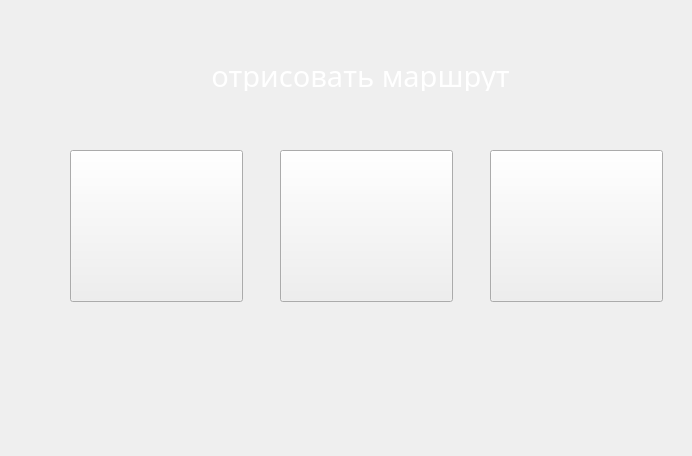
<?xml version="1.0" encoding="UTF-8"?>
<ui version="4.0">
 <class>MapManualRoute</class>
 <widget class="QWidget" name="MapManualRoute">
  <property name="windowModality">
   <enum>Qt::NonModal</enum>
  </property>
  <property name="geometry">
   <rect>
    <x>0</x>
    <y>0</y>
    <width>692</width>
    <height>456</height>
   </rect>
  </property>
  <property name="minimumSize">
   <size>
    <width>692</width>
    <height>456</height>
   </size>
  </property>
  <property name="maximumSize">
   <size>
    <width>692</width>
    <height>456</height>
   </size>
  </property>
  <property name="windowTitle">
   <string>Палетка</string>
  </property>
  <property name="styleSheet">
   <string notr="true"/>
  </property>
  <widget class="QWidget" name="widget" native="true">
   <property name="geometry">
    <rect>
     <x>0</x>
     <y>0</y>
     <width>692</width>
     <height>456</height>
    </rect>
   </property>
   <property name="minimumSize">
    <size>
     <width>692</width>
     <height>456</height>
    </size>
   </property>
   <property name="maximumSize">
    <size>
     <width>692</width>
     <height>456</height>
    </size>
   </property>
   <property name="styleSheet">
    <string notr="true">#widget
{
	border-image: url(:/Pyramid/fon_next_menu.png);
}</string>
   </property>
   <widget class="QPushButton" name="mapInput">
    <property name="geometry">
     <rect>
      <x>70</x>
      <y>150</y>
      <width>173</width>
      <height>152</height>
     </rect>
    </property>
    <property name="minimumSize">
     <size>
      <width>173</width>
      <height>152</height>
     </size>
    </property>
    <property name="maximumSize">
     <size>
      <width>173</width>
      <height>152</height>
     </size>
    </property>
    <property name="styleSheet">
     <string notr="true"> QPushButton:hover:pressed {
    padding-right: 15px; /* make room for the arrows */
	
	border-image: url(:/Pyramid/nagatija_po_karte_n.png);
     border-width: 3;}
 
QPushButton{
     padding-right: 15px; /* make room for the arrows */
	border-image: url(:/Pyramid/nagatija_po_karte.png);
     border-width: 3;}

 QPushButton:hover {
    padding-right: 15px; /* make room for the arrows */
	border-image: url(:/Pyramid/nagatija_po_karte.png);
     border-width: 3;}</string>
    </property>
    <property name="text">
     <string/>
    </property>
   </widget>
   <widget class="QPushButton" name="coordInput">
    <property name="geometry">
     <rect>
      <x>280</x>
      <y>150</y>
      <width>173</width>
      <height>152</height>
     </rect>
    </property>
    <property name="minimumSize">
     <size>
      <width>173</width>
      <height>152</height>
     </size>
    </property>
    <property name="maximumSize">
     <size>
      <width>173</width>
      <height>152</height>
     </size>
    </property>
    <property name="styleSheet">
     <string notr="true"> QPushButton:hover:pressed {
    padding-right: 15px; /* make room for the arrows */
	
	border-image: url(:/Pyramid/vvod_koordinat_n.png);
     border-width: 3;}
 
QPushButton{
     padding-right: 15px; /* make room for the arrows */
	border-image: url(:/Pyramid/vvod_koordinat.png);
     border-width: 3;}

 QPushButton:hover {
    padding-right: 15px; /* make room for the arrows */
	border-image: url(:/Pyramid/vvod_koordinat.png);
     border-width: 3;}</string>
    </property>
    <property name="text">
     <string/>
    </property>
   </widget>
   <widget class="QPushButton" name="clear">
    <property name="geometry">
     <rect>
      <x>490</x>
      <y>150</y>
      <width>173</width>
      <height>152</height>
     </rect>
    </property>
    <property name="minimumSize">
     <size>
      <width>173</width>
      <height>152</height>
     </size>
    </property>
    <property name="maximumSize">
     <size>
      <width>173</width>
      <height>152</height>
     </size>
    </property>
    <property name="styleSheet">
     <string notr="true"> QPushButton:hover:pressed {
    padding-right: 15px; /* make room for the arrows */
	
	border-image: url(:/Pyramid/steret_marshrut_n.png);
     border-width: 3;}
 
QPushButton{
     padding-right: 15px; /* make room for the arrows */
	border-image: url(:/Pyramid/steret_marshrut.png);
     border-width: 3;}

 QPushButton:hover {
    padding-right: 15px; /* make room for the arrows */
	border-image: url(:/Pyramid/steret_marshrut.png);
     border-width: 3;}</string>
    </property>
    <property name="text">
     <string/>
    </property>
   </widget>
   <widget class="QLabel" name="statusVideo">
    <property name="geometry">
     <rect>
      <x>80</x>
      <y>60</y>
      <width>561</width>
      <height>31</height>
     </rect>
    </property>
    <property name="palette">
     <palette>
      <active>
       <colorrole role="WindowText">
        <brush brushstyle="SolidPattern">
         <color alpha="255">
          <red>255</red>
          <green>255</green>
          <blue>255</blue>
         </color>
        </brush>
       </colorrole>
       <colorrole role="Text">
        <brush brushstyle="SolidPattern">
         <color alpha="255">
          <red>255</red>
          <green>255</green>
          <blue>255</blue>
         </color>
        </brush>
       </colorrole>
       <colorrole role="ButtonText">
        <brush brushstyle="SolidPattern">
         <color alpha="255">
          <red>255</red>
          <green>255</green>
          <blue>255</blue>
         </color>
        </brush>
       </colorrole>
      </active>
      <inactive>
       <colorrole role="WindowText">
        <brush brushstyle="SolidPattern">
         <color alpha="255">
          <red>255</red>
          <green>255</green>
          <blue>255</blue>
         </color>
        </brush>
       </colorrole>
       <colorrole role="Text">
        <brush brushstyle="SolidPattern">
         <color alpha="255">
          <red>255</red>
          <green>255</green>
          <blue>255</blue>
         </color>
        </brush>
       </colorrole>
       <colorrole role="ButtonText">
        <brush brushstyle="SolidPattern">
         <color alpha="255">
          <red>255</red>
          <green>255</green>
          <blue>255</blue>
         </color>
        </brush>
       </colorrole>
      </inactive>
      <disabled>
       <colorrole role="WindowText">
        <brush brushstyle="SolidPattern">
         <color alpha="255">
          <red>120</red>
          <green>120</green>
          <blue>120</blue>
         </color>
        </brush>
       </colorrole>
       <colorrole role="Text">
        <brush brushstyle="SolidPattern">
         <color alpha="255">
          <red>120</red>
          <green>120</green>
          <blue>120</blue>
         </color>
        </brush>
       </colorrole>
       <colorrole role="ButtonText">
        <brush brushstyle="SolidPattern">
         <color alpha="255">
          <red>120</red>
          <green>120</green>
          <blue>120</blue>
         </color>
        </brush>
       </colorrole>
      </disabled>
     </palette>
    </property>
    <property name="font">
     <font>
      <family>Trebuchet MS</family>
      <pointsize>22</pointsize>
      <stylestrategy>PreferDefault</stylestrategy>
     </font>
    </property>
    <property name="text">
     <string>отрисовать маршрут</string>
    </property>
    <property name="alignment">
     <set>Qt::AlignCenter</set>
    </property>
   </widget>
  </widget>
 </widget>
 <resources>
  <include location="../Resources/PyramidWidgets.qrc"/>
 </resources>
 <connections/>
</ui>
